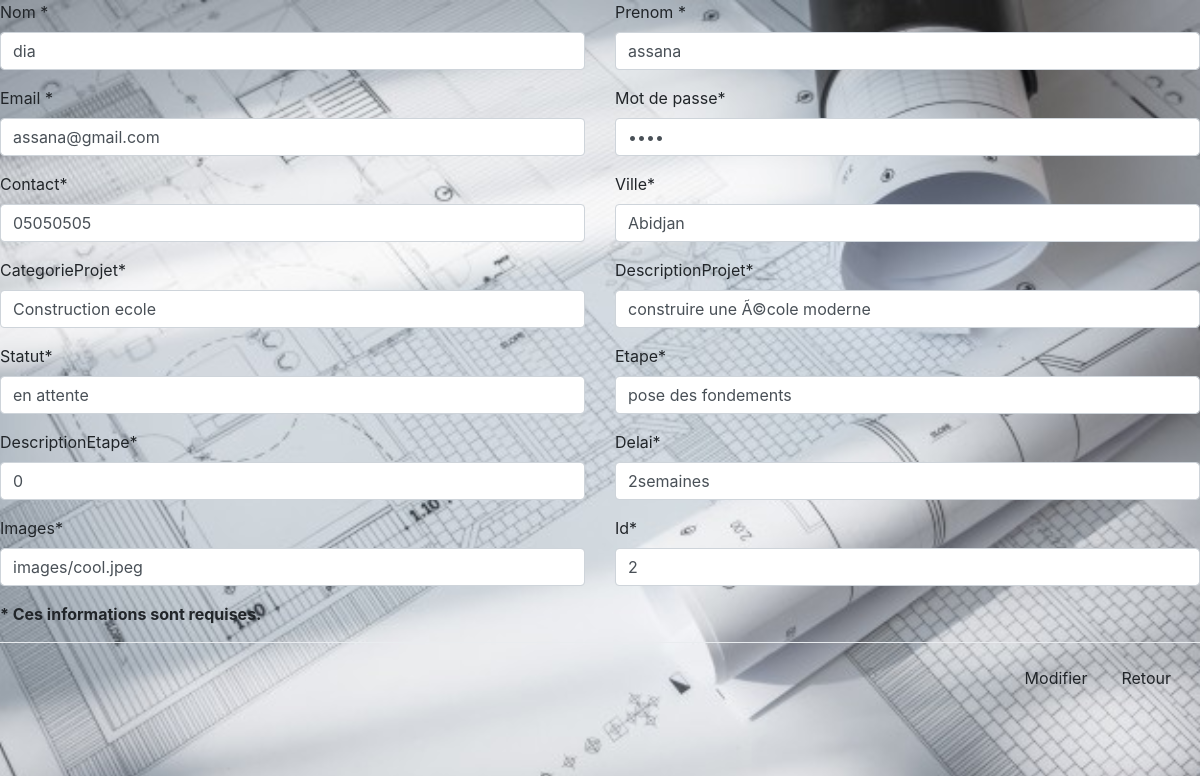
Page /projetAvril/admin/modifier.php?id=2 on the committed database.
### tables this page shows
CREATE TABLE `projet` (
  `id` int(11) NOT NULL,
  `categorie` varchar(100) NOT NULL,
  `description_projet` varchar(300) NOT NULL,
  `statut` varchar(50) NOT NULL,
  `etapes` varchar(100) NOT NULL,
  `description_etape` varchar(300) NOT NULL,
  `delai` varchar(100) NOT NULL,
  `images` varchar(100) NOT NULL,
  `user_id` int(11) NOT NULL
);

CREATE TABLE `utilisateur` (
  `id` int(11) NOT NULL,
  `nom` varchar(100) NOT NULL,
  `prenom` varchar(250) NOT NULL,
  `email` varchar(100) NOT NULL,
  `password` varchar(50) NOT NULL,
  `contact` varchar(50) NOT NULL,
  `ville` varchar(100) NOT NULL
);

### projetAvril/admin/modifier.php (the view, shortened to what this page needs)
<?php
if (isset($_GET)) {
	$id = $_GET['id'];
	$db = Database::connect();
    $modif = $db ->query("SELECT utilisateur.nom, utilisateur.prenom, utilisateur.email, utilisateur.contact, utilisateur.password, utilisateur.ville, projet.categorie, projet.description_projet, projet.etapes, projet.description_etape, projet.id, projet.statut, projet.delai, projet.images FROM utilisateur, projet WHERE utilisateur.id = projet.user_id AND projet.id = ".$id);
	$modify = $modif->fetch();
}
?>
<!DOCTYPE html>
<html>
<head>
    <link rel="stylesheet" type="text/css" href="css/bootstrap.min.css">
		<link rel="stylesheet" type="text/css" href="css/admin.css">
		<link rel="stylesheet" href="https://cdnjs.cloudflare.com/ajax/libs/font-awesome/4.7.0/css/font-awesome.min.css">
</head>
<body>
	<form id="contact-form" method="post" action="modify.php" role="form">
                        <div class="row">
                            <div class="col-md-6">
                                <label for="firstname" class="couleur-form">Nom <span class="blue">*</span></label>
                                <input id="firstname" type="text" name="nom" class="form-control" value="<?php echo $modify['nom']?>">
                            </div>
                            <div class="col-md-6">
                                <label for="name" class="couleur-form">Prenom <span class="blue">*</span></label>
                                <input id="name" type="text" name="prenom" class="form-control" value="<?php echo $modify['prenom']?>">
                            </div>
                            <div class="col-md-6">
                                <label for="email" class="couleur-form">Email <span class="blue">*</span></label>
                                <input id="email" type="text" name="email" class="form-control" value="<?php echo $modify['email']?>">
                            </div>
                            <div class="col-md-6">
                                <label for="phone" class="couleur-form">Mot de passe<span class="blue">*</span></label>
                                <input id="phone" type="password" name="pwd" class="form-control" value="<?php echo $modify['password']?>">
                            </div>
                            <div class="col-md-6">
                                <label for="password1" class="couleur-form">Contact<span class="blue">*</span></label>
                                <input id="password1" type="text" name="contact" class="form-control" value="<?php echo $modify['contact']?>">
                            </div>
                            <div class="col-md-6">
                                <label for="password2" class="couleur-form">Ville<span class="blue">*</span></label>
                                <input id="password2" type="text" name="ville" class="form-control" value="<?php echo $modify['ville']?>">
                            </div>
                            <div class="col-md-6">
                                <label for="password2" class="couleur-form">CategorieProjet<span class="blue">*</span></label>
                                <input id="password2" type="text" name="categorie" class="form-control" value="<?php echo $modify['categorie']?>">
                            </div>
                            <div class="col-md-6">
                                <label for="password2" class="couleur-form">DescriptionProjet<span class="blue">*</span></label>
                                <input id="password2" type="text" name="description" class="form-control" value="<?php echo $modify['description_projet']?>">
                            </div>
                            <div class="col-md-6">
                                <label for="password2" class="couleur-form">Statut<span class="blue">*</span></label>
                                <input id="password2" type="text" name="statut" class="form-control" value="<?php echo $modify['statut']?>">
                            </div>
                            <div class="col-md-6">
                                <label for="password2" class="couleur-form">Etape<span class="blue">*</span></label>
                                <input id="password2" type="text" name="etape" class="form-control" value="<?php echo $modify['etapes']?>" >
                            </div>
                            <div class="col-md-6">
                                <label for="password2" class="couleur-form">DescriptionEtape<span class="blue">*</span></label>
                                <input id="password2" type="text" name="descrit" class="form-control" value="<?php echo $modify['description_etape']?>">
                            </div>
                            <div class="col-md-6">
                                <label for="password2" class="couleur-form">Delai<span class="blue">*</span></label>
                                <input id="password2" type="text" name="delai" class="form-control" value="<?php echo $modify['delai']?>">
                            </div>
                            <div class="col-md-6">
                                <label for="password2" class="couleur-form">Images<span class="blue">*</span></label>
                                <input id="password2" type="text" name="image" class="form-control" value="<?php echo $modify['images']?>">
                            </div>
                            <div class="col-md-6">
                                <label for="password2" class="couleur-form">Id<span class="blue">*</span></label>
                                <input id="password2" type="text" name="id" class="form-control" value="<?php echo $modify['id']?>">
                            </div>
                            <div class="col-md-12">
                                <p class="blue"><strong>* Ces informations sont requises.</strong></p>
                            </div>
                        </div>
        <div class="modal-footer">
            <button type="submit" class="btn btn-default button-form"><span class="glyphicon glyphicon-user">Modifier</span></button>
          <button type="button" class="btn btn-default button-form" data-dismiss="modal"><span class="glyphicon glyphicon-remove">Retour</span></button>
        </div>
        </form>
</body>
</html>

### projetAvril/css/admin.css (style rules this page uses)
body { background: url('../images/plans.jpg'); background-size: cover; background-position: center; height: 100vh; width: 100%; }
.btn { margin-left: 2%; margin-bottom: 3%; }

### rows in the picture
projet: nom "dia", prenom "assana", email "assana@gmail.com", contact "05050505", ville "Abidjan", categorie "Construction ecole", description "construire une Ã©cole moderne", statut "en attente", etape "pose des fondements", descrit "0", delai "2semaines", image "images/cool.jpeg", id "2"
